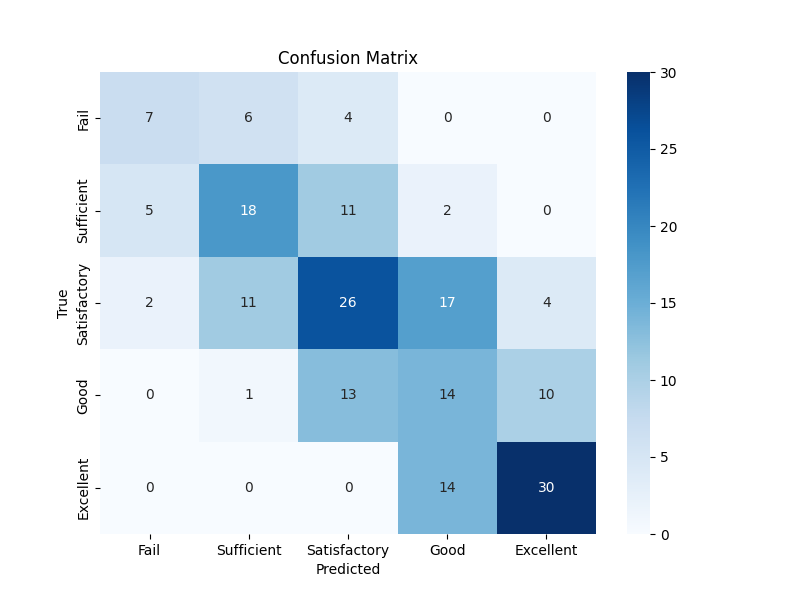

This chart was generated by the following Python code:
# Import necessary libraries
import pandas as pd
import numpy as np
from sklearn.model_selection import train_test_split, GridSearchCV
from sklearn.preprocessing import StandardScaler, OneHotEncoder
from sklearn.svm import SVC  # Support Vector Classification for classification task
from sklearn.metrics import classification_report, accuracy_score
import matplotlib.pyplot as plt

# Load the data
data = pd.read_csv('student-por.csv', sep=';')

# Create a 5-level classification target based on G3
bins = [0, 9, 11, 13, 15, 20]  # Define the bin edges for the 5 classes
labels = ['Fail', 'Sufficient', 'Satisfactory', 'Good', 'Excellent']  # The corresponding labels
data['G3_class'] = pd.cut(data['G3'], bins=bins, labels=labels, right=False)

data = data.drop(columns=['G2'])

# Drop the original G3 column and create new features for classification
target_column = 'G3_class'
X = data.drop(columns=[target_column, 'G3'])  # Drop the target and the original G3 column
y = data[target_column]

# Preprocess the categorical columns
categorical_columns = X.select_dtypes(include=['object']).columns
encoder = OneHotEncoder(sparse_output=False)
encoded_features = encoder.fit_transform(X[categorical_columns])
encoded_df = pd.DataFrame(encoded_features, columns=encoder.get_feature_names_out(categorical_columns))

# Drop original categorical columns and concatenate the encoded ones
X = X.drop(columns=categorical_columns).reset_index(drop=True)
X = pd.concat([X, encoded_df], axis=1)

# Split the data into training and testing sets
X_train, X_test, y_train, y_test = train_test_split(X, y, test_size=0.3, random_state=42)

# Scale the features
scaler = StandardScaler()
X_train = scaler.fit_transform(X_train)
X_test = scaler.transform(X_test)

# Grid Search to find the best hyperparameters for the SVM model
param_grid = {
    'C': [0.1, 1, 10, 100, 1000],
    'gamma': [0.001, 0.01, 0.1, 1, 10],
    'kernel': [ 'rbf', 'poly']  # Trying different kernels
}

svm_model = SVC()
grid_search = GridSearchCV(estimator=svm_model, param_grid=param_grid, cv=5, scoring='accuracy', verbose=2)
grid_search.fit(X_train, y_train)

# Train the best SVM model
best_params = grid_search.best_params_
print(f"Best Parameters: {best_params}")
best_svm_model = SVC(C=best_params['C'], gamma=best_params['gamma'], kernel=best_params['kernel'])
best_svm_model.fit(X_train, y_train)

# Evaluate the model
y_pred = best_svm_model.predict(X_test)

# Print the classification report and accuracy
print("Classification Report:")
print(classification_report(y_test, y_pred))
print(f"Accuracy: {accuracy_score(y_test, y_pred):.2f}")

# Plot confusion matrix (optional)
from sklearn.metrics import confusion_matrix
import seaborn as sns

conf_matrix = confusion_matrix(y_test, y_pred, labels=labels)
plt.figure(figsize=(8, 6))
sns.heatmap(conf_matrix, annot=True, fmt='d', cmap='Blues', xticklabels=labels, yticklabels=labels)
plt.xlabel('Predicted')
plt.ylabel('True')
plt.title('Confusion Matrix')
plt.show()
